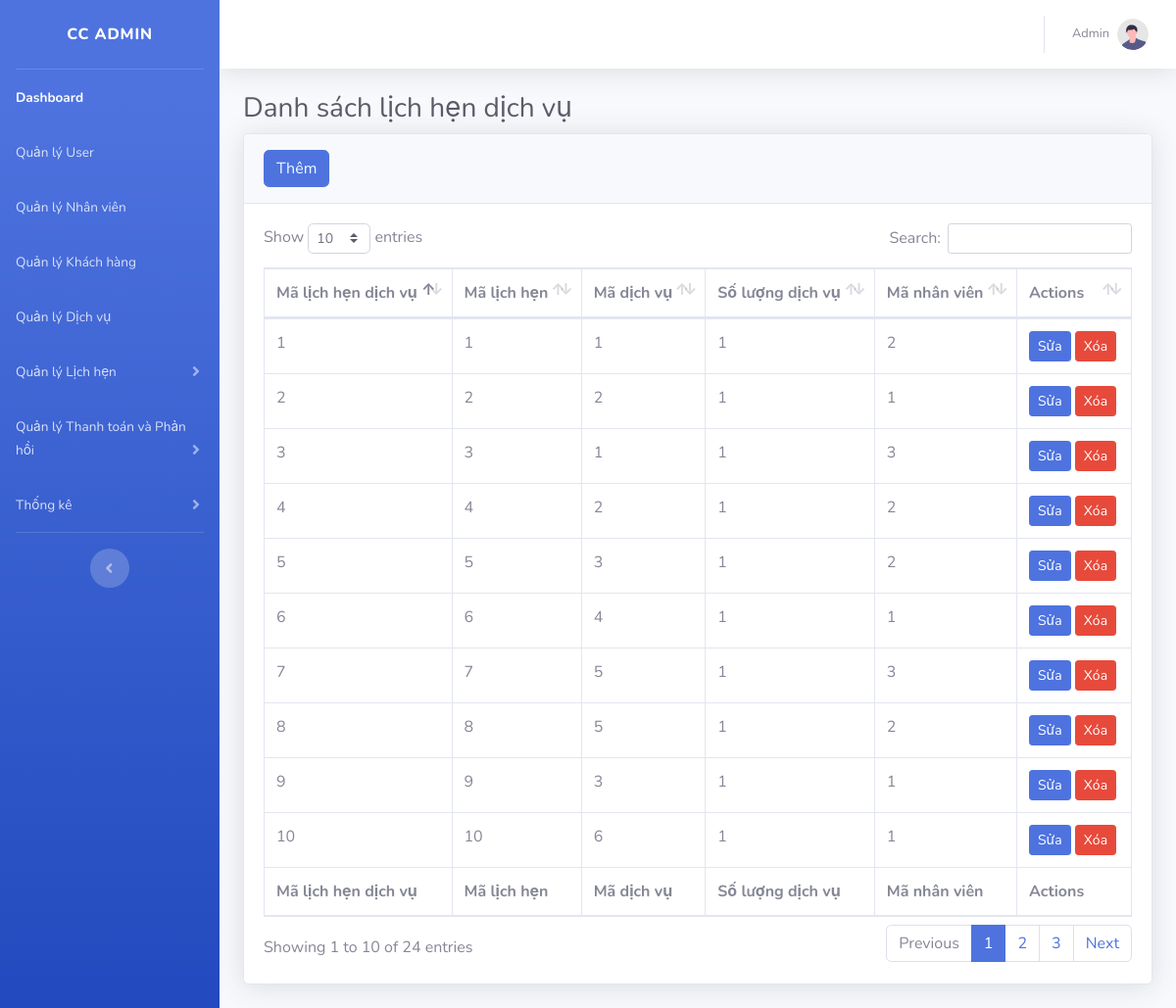
The page /chamsocmaytinh/quanly/lichhendv.php on the database its author committed.
### tables this page shows
CREATE TABLE `lichhendichvu` (
  `malhdv` int(11) NOT NULL,
  `malh` int(11) DEFAULT NULL,
  `madv` int(11) DEFAULT NULL,
  `soluongdv` int(11) DEFAULT NULL,
  `manv` int(11) DEFAULT NULL
);

### chamsocmaytinh/quanly/lichhendv.php (the view, shortened to what this page needs)
<?php
$servername = "localhost:3308";
$username = "root";
$password = "";
$dbname = "quanlychamsocmaytinh";
$conn = new mysqli($servername, $username, $password, $dbname);
?>
<?php
$sql = "SELECT * FROM lichhendichvu";
$result = $conn->query($sql);
?>
<!DOCTYPE html>
<html lang="en">
<head>
    <link href="../vendor/fontawesome-free/css/all.min.css" rel="stylesheet" type="text/css">
    <link href="../css/sb-admin-2.min.css" rel="stylesheet">
    <link href="../vendor/datatables/dataTables.bootstrap4.min.css" rel="stylesheet">
</head>
<body id="page-top">
    <div id="wrapper">
        <ul class="navbar-nav bg-gradient-primary sidebar sidebar-dark accordion" id="accordionSidebar">
            <a class="sidebar-brand d-flex align-items-center justify-content-center" href="index.php">
                <div class="sidebar-brand-text mx-3">CC Admin </div>
            </a>
            <hr class="sidebar-divider my-0">
            <li class="nav-item active">
                <a class="nav-link" href="index.php">
                    <span>Dashboard</span></a>
            </li>
            <li class="nav-item">
                <a class="nav-link" href="user.php">
                    <span>Quản lý User</span></a>
            </li>
            <li class="nav-item">
                <a class="nav-link" href="nhanvien.php">
                    <span>Quản lý Nhân viên</span></a>
            </li>
            <li class="nav-item">
                <a class="nav-link" href="khachhang.php">
                    <span>Quản lý Khách hàng</span></a>
            </li>
            <li class="nav-item">
                <a class="nav-link" href="dichvu.php">
                    <span>Quản lý Dịch vụ</span></a>
            </li>
            <li class="nav-item">
                <a class="nav-link collapsed" href="#" data-toggle="collapse" data-target="#collapseUtilities" aria-expanded="true" aria-controls="collapseUtilities2">
                    <span>Quản lý Lịch hẹn</span>
                </a>
            </li>
            <li class="nav-item">
                <a class="nav-link collapsed" href="#" data-toggle="collapse" data-target="#collapseUtilities1" aria-expanded="true" aria-controls="collapseUtilities2">
                    <span>Quản lý Thanh toán và Phản hồi</span>
                </a>
            </li>
            <li class="nav-item">
                <a class="nav-link collapsed" href="#" data-toggle="collapse" data-target="#collapseUtilities2" aria-expanded="true" aria-controls="collapseUtilities2">
                    <span>Thống kê</span>
                </a>
            </li>
            <hr class="sidebar-divider d-none d-md-block">
            <div class="text-center d-none d-md-inline">
                <button class="rounded-circle border-0" id="sidebarToggle"></button>
            </div>
        </ul>
        <div id="content-wrapper" class="d-flex flex-column">
            <div id="content">
                <nav class="navbar navbar-expand navbar-light bg-white topbar mb-4 static-top shadow">
                    <ul class="navbar-nav ml-auto">
                        <li class="nav-item dropdown no-arrow">
                            <a class="nav-link dropdown-toggle" href="#" id="userDropdown" role="button" data-toggle="dropdown" aria-haspopup="true" aria-expanded="false">
                                <span class="mr-2 d-none d-lg-inline text-gray-600 small">Admin</span>
                                <img class="img-profile rounded-circle" src="../img/undraw_profile.svg">
                            </a>
                        </li>
                    </ul>
                </nav>
                <div class="container-fluid">
                    <h1 class="h3 mb-2 text-gray-800">Danh sách lịch hẹn dịch vụ</h1>
                    <div class="card shadow mb-4">
                        <div class="card-header py-3">
                        <a href="Themlhdv.php" class="btn btn-primary" style="color: aliceblue;">Thêm</a>
                        </div>
                        <div class="card-body">
                            <div class="table-responsive">
                                <table class="table table-bordered" id="dataTable" width="100%" cellspacing="0">
                                    <thead>
                                        <tr>
                                            <th>Mã lịch hẹn dịch vụ</th>
                                            <th>Mã lịch hẹn</th>
                                            <th>Mã dịch vụ</th>
                                            <th>Số lượng dịch vụ</th>
                                            <th>Mã nhân viên</th>
                                            <th>Actions</th>
                                        </tr>
                                    </thead>
                                    <tfoot>
                                        <tr>
                                            <th>Mã lịch hẹn dịch vụ</th>
                                            <th>Mã lịch hẹn</th>
                                            <th>Mã dịch vụ</th>
                                            <th>Số lượng dịch vụ</th>
                                            <th>Mã nhân viên</th>
                                            <th>Actions</th>
                                        </tr>
                                    </tfoot>
                                    <tbody>
                                        <?php
                                        if ($result->num_rows > 0) {
                                            while ($row = $result->fetch_assoc()) {
                                                echo "<tr>";
                                                echo "<td>" . $row["malhdv"] . "</td>";
                                                echo "<td>" . $row["malh"] . "</td>";
                                                echo "<td>" . $row["madv"] . "</td>";
                                                echo "<td>" . $row["soluongdv"] . "</td>";
                                                echo "<td>" . $row["manv"] . "</td>";
                                                echo '<td>
                                                <button class="btn btn-primary btn-sm" onclick="editCustomer(' . $row["malhdv"] . ')">Sửa</button>
                                                <button class="btn btn-danger btn-sm" onclick="deleteCustomer(' . $row["malhdv"] . ')">Xóa</button>
                                                </td>';
                                                echo "</tr>";
                                            }
                                        } else {
                                            echo "<tr><td colspan='9'>No customers found</td></tr>";
                                        }
                                        ?>
                                    </tbody>
                                </table>
                            </div>
                        </div>
                    </div>
                </div>
            </div>
        </div>
</body>
</html>

### rows shown on the page
lichhendichvu: malhdv "1", malh "1", madv "1", soluongdv "1", manv "2"
lichhendichvu: malhdv "2", malh "2", madv "2", soluongdv "1", manv "1"
lichhendichvu: malhdv "3", malh "3", madv "1", soluongdv "1", manv "3"
lichhendichvu: malhdv "4", malh "4", madv "2", soluongdv "1", manv "2"
lichhendichvu: malhdv "5", malh "5", madv "3", soluongdv "1", manv "2"
lichhendichvu: malhdv "6", malh "6", madv "4", soluongdv "1", manv "1"
lichhendichvu: malhdv "7", malh "7", madv "5", soluongdv "1", manv "3"
lichhendichvu: malhdv "8", malh "8", madv "5", soluongdv "1", manv "2"
lichhendichvu: malhdv "9", malh "9", madv "3", soluongdv "1", manv "1"
lichhendichvu: malhdv "10", malh "10", madv "6", soluongdv "1", manv "1"
